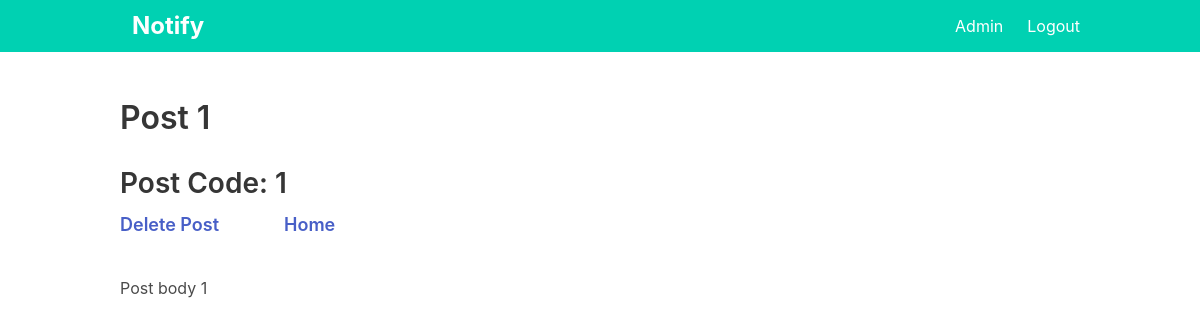
Page /alert/1 (signed in) on the earlier database version.
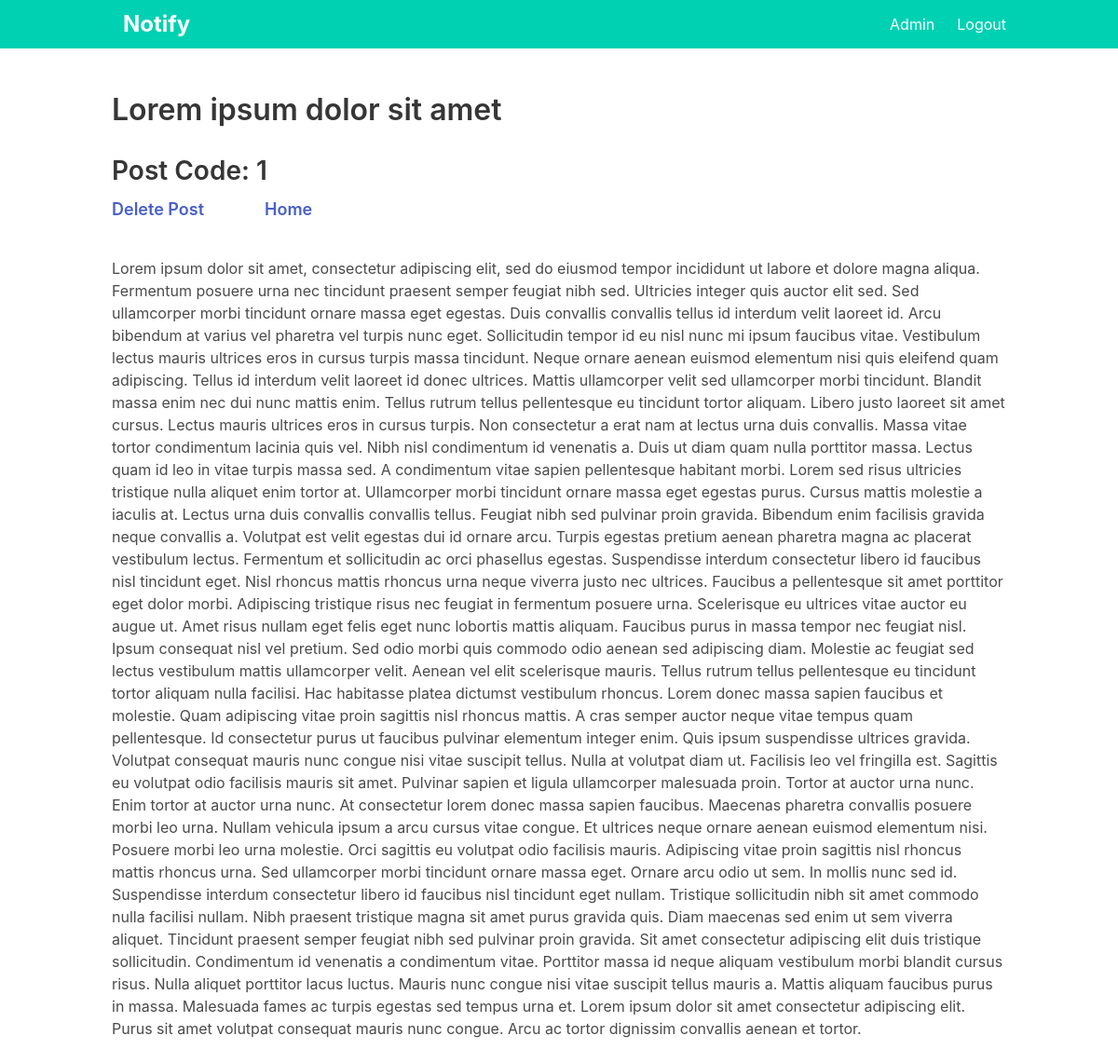
Same page on the later database version.
### app/models.py (models this page shows)
class Alert(db.Model):
    id = db.Column(db.Integer, primary_key=True)
    title = db.Column(db.String(150))
    body = db.Column(db.Text)

### app/main.py (the view)
@main.route('/alert/<id>')
@login_required
def view_alert(id):
    alert = Alert.query.filter_by(id=id).first_or_404()
    return render_template('show_alert.html', alert=alert)

### app/templates/show_alert.html
{% extends "base.html" %}
{% block content %}
<div class="content">
  <h1>{{ alert.title }}</h1>
  <h2>Post Code: {{ alert.id }}</h2>
  <div class="columns">
    <div class="column is-2">
      <h5><a href="{{ url_for("main.logout", id=alert.id) }}">Delete Post</a></h5>
    </div>
    <div class="column is-1">
      <h5><a href="{{ url_for("main.index") }}">Home</a></h5>
    </div>
  </div>
  <p>{{ alert.body }}</p>
</div>
{% endblock %}

Differences in the rows shown:
changed Alert id 1: title "Post 1" → "Lorem ipsum dolor sit amet"; body "Post body 1" → "Lorem ipsum dolor sit amet, consectetur adipiscing elit, sed do eiusmod tempor incididunt ut labore et dolore magna aliqua. Fermentum posuere urna nec tincidunt praesent semper feugiat nibh sed. Ultricies integer quis auctor elit sed. Sed ullamcorper morbi tincidunt ornare massa eget egestas. Duis convallis convallis tellus id interdum velit laoreet id. Arcu bibendum at varius vel pharetra vel turpis nunc eget. Sollicitudin tempor id eu nisl nunc mi ipsum faucibus vitae. Vestibulum lectus mauris ultrices eros in cursus turpis massa tincidunt. Neque ornare aenean euismod elementum nisi quis eleifend quam adipiscing. Tellus id interdum velit laoreet id donec ultrices. Mattis ullamcorper velit…"
